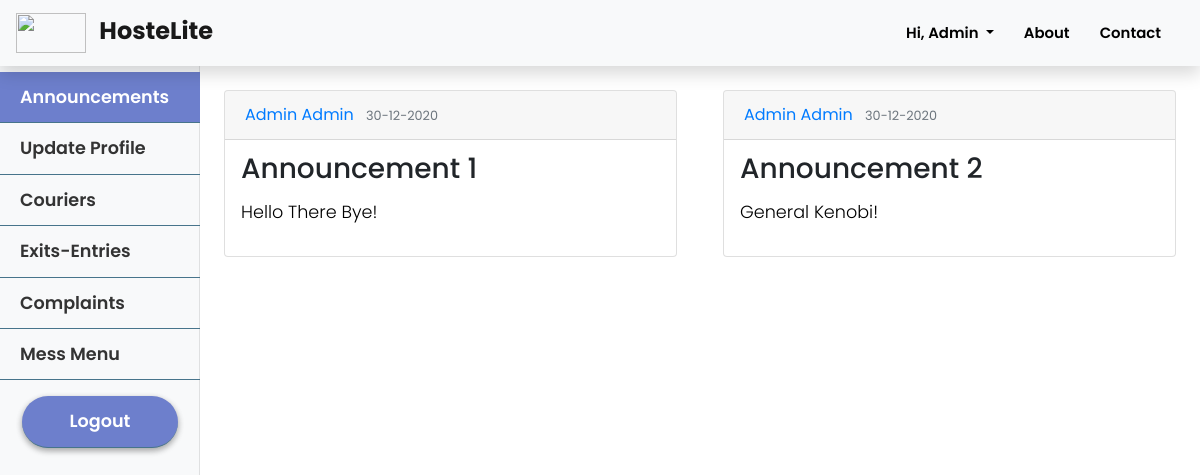
/student/announcements (signed in), run on an earlier commit of the app's database.
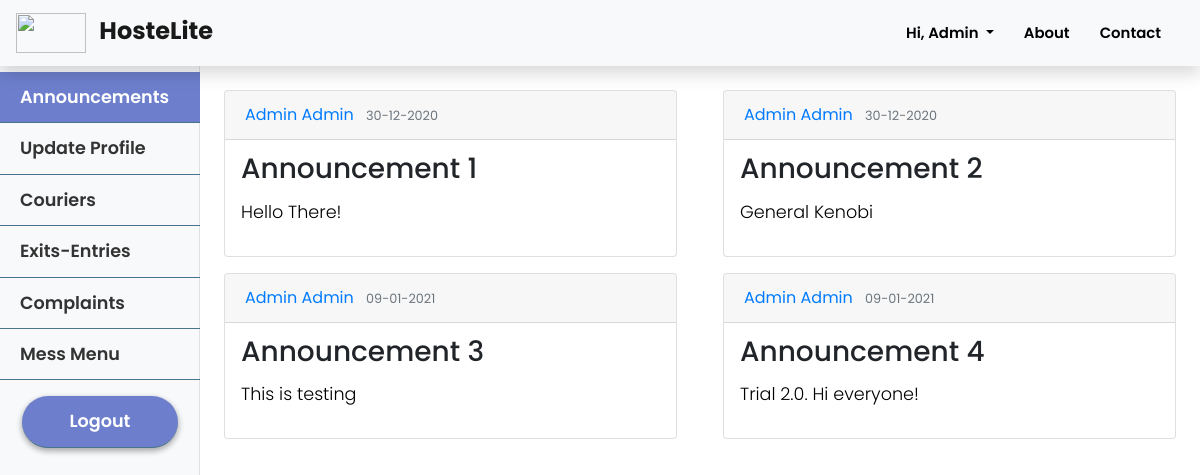
And on a later commit of the database.
### hostelmanagement/models.py (models this page shows, shortened)
class User(db.Model, UserMixin):
    id = db.Column(db.Integer, primary_key=True)
    college_id = db.Column(db.String(9), unique=True, nullable=False)
    firstname = db.Column(db.String(20), nullable=False)
    lastname = db.Column(db.String(20), nullable=False)
    email = db.Column(db.String(120), unique=True, nullable=False)
    password = db.Column(db.String(60), nullable=False)
    phone = db.Column(db.String(10), unique=True, nullable=False)
    address = db.Column(db.Text, nullable=False)
    course = db.Column(db.String(20),nullable=True)
    department = db.Column(db.String(20), nullable=True)
    user_type = db.Column(db.Integer, nullable = False, default=1)
    room_no = db.Column(db.Integer, nullable = True)
    announcements = db.relationship('Announcement', backref='author', lazy=True)
    complaints = db.relationship('Complaint', backref='author', lazy=True)
    mess_menu = db.relationship('MessMenu', backref='author', lazy=True)
    courier = db.relationship('Courier', backref='user', lazy=True)
    exitentry = db.relationship('ExitEntry', backref='user', lazy=True)
    visitor = db.relationship('Visitor', backref='user', lazy=True)

class Announcement(db.Model):
    id = db.Column(db.Integer, primary_key=True)
    title = db.Column(db.String(100), nullable=False)
    date_posted = db.Column(db.DateTime, nullable=False, default=datetime.utcnow)
    content = db.Column(db.Text, nullable=False)
    user_id = db.Column(db.Integer, db.ForeignKey('user.id'), nullable=False)

### hostelmanagement/routes.py (the view)
@app.route("/student/announcements")
@login_required
def display_student_announcements():
    user = current_user
    announcements = Announcement.query.all()
    return render_template('student/announcements.html', title = 'Announcements', announcements = announcements, user=user)

### hostelmanagement/models.py (called while the page is built)
@login_manager.user_loader
def load_user(user_id):
    return User.query.get(int(user_id))

### hostelmanagement/templates/student/announcements.html
{% extends 'student/students_layout.html' %}
{% block student_announcements %}active{% endblock student_announcements %}
{% block student_content %}
<div class="card-deck grid">
    {% for announcement in announcements %}
        <div class="card">
            <div class="card-header">
                <div class="article-metadata">
                    <a class="mr-2" href="#">{{announcement.author.firstname}} {{announcement.author.lastname}}</a>
                    <small class="text-muted">{{announcement.date_posted.strftime('%d-%m-%Y')}}</small>
                </div>
            </div>
            <div class="card-body">
                <h3 class="card-title">{{ announcement.title }}</h3>
                <p style="color: black;">{{announcement.content}}</p>
            </div>
        </div>
    {% endfor %}
</div>
{% endblock student_content %}

### hostelmanagement/templates/student/students_layout.html (shortened to what this page needs)
{% extends 'layout.html' %}
{% block content %}
    <div class="container-fluid">
        <div class="row">
            <nav id="sidebarMenu" class="col-md-3 col-lg-2 d-md-block bg-light sidebar">
                <div class="sidebar-sticky pt-3">
                    <ul class="nav flex-column">
                        <li class="nav-item pt-2 onHover {% block student_announcements %}{% endblock student_announcements %}">
                            <a class="nav-link" href="{{ url_for('display_student_announcements') }}">Announcements</a>
                        </li>
                        <li class="nav-item onHover {% block student_update %}{% endblock student_update %}">
                            <a class="nav-link" href="{{ url_for('update_account') }}">Update Profile</a>
                        </li>
                        <li class="nav-item onHover {% block student_couriers %}{% endblock student_couriers %}">
                            <a class="nav-link" href="{{ url_for('display_couriers') }}">Couriers</a>
                        </li>
                        <li class="nav-item onHover {% block student_exit_entry %}{% endblock student_exit_entry %}">
                            <a class="nav-link" href="{{ url_for('display_entry_exits') }}">Exits-Entries</a>
                        </li>
                        <li class="nav-item onHover {% block student_complaints %}{% endblock student_complaints %}">
                            <a class="nav-link" href="{{ url_for('display_complaints') }}">Complaints</a>
                        </li>
                        <li class="nav-item onHover {% block student_mess_menu %}{% endblock student_mess_menu %}">
                            <a class="nav-link" href="{{ url_for('mess_menu') }}">Mess Menu</a>
                        </li>
                        <li class="nav-item mt-3 ml-auto mr-auto">
                            <a class="nav-link toButton pl-5 pr-5" style="color: white; font-weight: 600" href="{{ url_for('logout') }}">Logout</a>
                        </li>
                    </ul>
                </div>
            </nav>
            <main role="main" class="col-md-9 ml-sm-auto col-lg-10 px-md-4">
                {% block student_content %}
                {% endblock %}
            </main>
        </div>
    </div>
{% endblock %}

### hostelmanagement/templates/layout.html (shortened to what this page needs)
<!DOCTYPE html>
<html>
<head>
    <link rel="stylesheet" href="https://cdn.jsdelivr.net/npm/bootstrap@4.5.3/dist/css/bootstrap.min.css">
    <link rel='stylesheet' href="{{ url_for('static', filename='style.css') }}">
    <link rel="stylesheet" href="https://use.fontawesome.com/releases/v5.8.1/css/all.css"
 />
</head>
<body>
    <section id="landingPage">
        <nav class="navbar sticky-top shadow navbar-expand-lg navbar-light bg-light">
            <a class="navbar-brand col-md-3 col-lg-2 mr-0 pl-0 pr-0" href="{{url_for('index')}}">
                <img src="https://cdn.logo.com/hotlink-ok/logo-social.png" width="70" height="40" class="d-inline-block align-top" alt="" loading="lazy">
                <strong class="pl-2 mt-2" style="font-size:1.2em;">HosteLite</strong>
            </a>
            <ul class='navbar-nav ml-auto mr-2'>
                {% if not current_user.is_authenticated %}
                    <li class="nav-item">
                        <a class="nav-link" href="{{ url_for('about') }}">About</a>
                    </li>
                    <li class="nav-item">
                        <a class="nav-link" href="{{ url_for('contact') }}">Contact</a>
                    </li>
                    <li class="nav-item">
                        <a class="nav-link" href="{{ url_for('login') }}">Log In</a>
                    </li>
                    <li class="nav-item">
                        <a class="nav-link toButton pl-15 pr-15" style="color: white; font-weight: 600" href="{{ url_for('application') }}">Apply Now</a>
                    </li>
                {% else %}
                    <li class="nav-item dropdown">
                        <a class="nav-link dropdown-toggle" href="#" id="navbarDropdown" role="button" data-toggle="dropdown" aria-haspopup="true" aria-expanded="false">
                            Hi, {{ current_user.firstname }}
                        </a>
                    </li>
                    <li class="nav-item">
                        <a class="nav-link" href="{{ url_for('about') }}">About</a>
                    </li>
                    <li class="nav-item">
                        <a class="nav-link" href="{{ url_for('contact') }}">Contact</a>
                    </li>
                {% endif %}
            </ul>
        </nav>
    </section>
    {% block content %}
    {% endblock %}
</body>
</html>

### hostelmanagement/static/style.css (style rules this page uses)
* { margin: 0; padding: 0; font-family: "Poppins", sans-serif; font-size: 16px; box-sizing: border-box; }
body { padding-top: 70px; overflow-x:hidden; scroll-behavior: smooth; }
.toButton { text-align: center; border-radius: 2rem; background: #6d7fcc; box-shadow: 0 2px 6px rgba(0, 0, 0, 0.16), 0 3px 6px rgba(0, 0, 0, 0.23); color: #fff; -webkit-transition: all 0.4s; -moz-transition: all 0.4s; transition: all 0.4s; }
#landingPage nav { position: fixed; width: 100%; opacity: 1; background-color: rgba(255, 255, 255); }
#landingPage nav ul a { font-size: 0.93em; font-weight: 600; text-decoration: none; padding: 10px 15px; text-align: center; color: #000; }
p { font-family: 'Poppins', sans-serif; font-size: 1.1em; font-weight: 300; line-height: 1.7em; color: #999; }
.sidebar { position: fixed; top: 0; bottom: 0; left: 0; z-index: 100; padding: 48px 0 0; box-shadow: inset -1px 0 0 rgba(0, 0, 0, .1); }
.sidebar-sticky { position: relative; top: 0; height: calc(100vh - 48px); padding-top: .5rem; overflow-x: hidden; overflow-y: auto; }
.sidebar .nav-link { font-size: 1.1em; font-weight: 600; padding: 12px 20px; border-bottom: 1px solid #47748b; color: #333; }
.sidebar ul li.onHover.active > a, a[aria-expanded="true"] { color: #fff; background: #6d7fcc; }
.grid { display: grid; grid-template-columns: repeat(2, 1fr); gap: 16px; margin-top: 20px; }
.card-body { padding: 0.75rem; padding-left: 1rem; }

What changed in the data, as far as the page shows it:
changed Announcement "Announcement 1": content "Hello There Bye!" → "Hello There!"
changed Announcement "Announcement 2": content "General Kenobi!" → "General Kenobi"
added Announcement: author.firstname "Admin", author.lastname "Admin", date_posted "09-01-2021", title "Announcement 3", content "This is testing"
added Announcement: author.firstname "Admin", author.lastname "Admin", date_posted "09-01-2021", title "Announcement 4", content "Trial 2.0. Hi everyone!"
